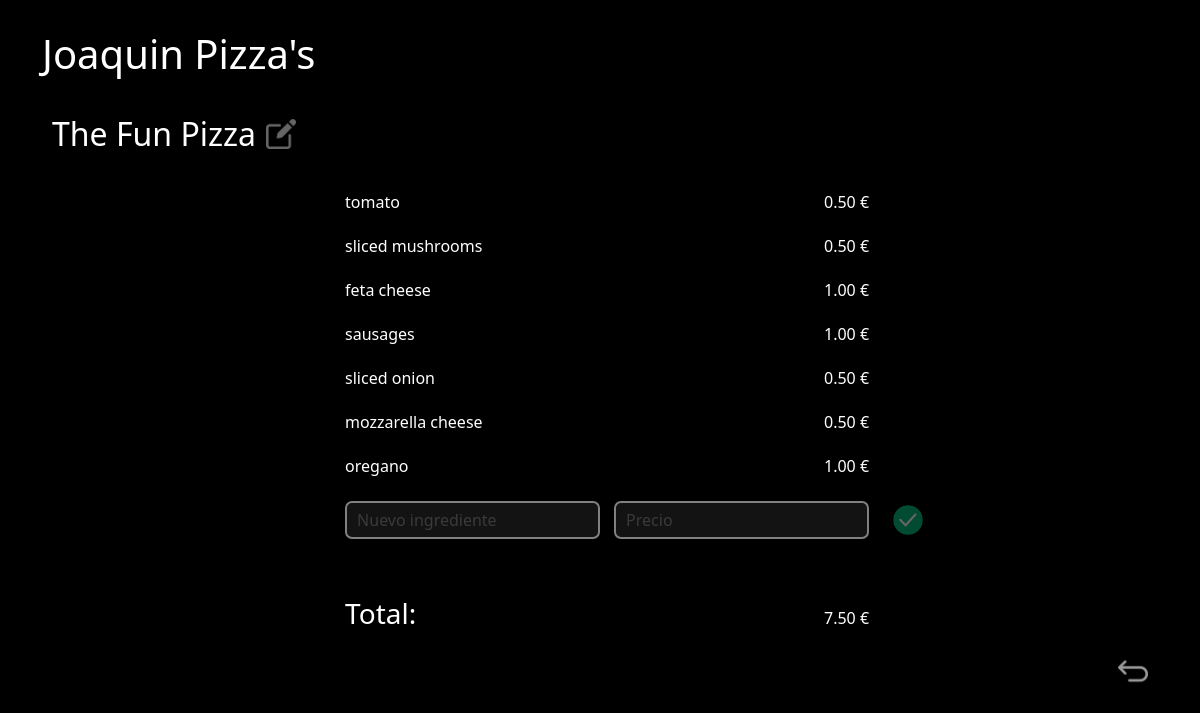
Screenshot of /pizza_info.php?id=1 with the database file from the repository.
### tables this page shows
CREATE TABLE `pizza` (
  `id` int(11) NOT NULL,
  `name` varchar(255) NOT NULL
);

CREATE TABLE `pizza_ingredients` (
  `pizza_id` int(11) NOT NULL,
  `ingredient_id` int(11) NOT NULL,
  `position` int(11) NOT NULL
);

CREATE TABLE `ingredients` (
  `id` int(11) NOT NULL,
  `name` varchar(255) NOT NULL,
  `cost_price` float NOT NULL
);

### php/pizzas.php (called while the page is built, shortened)
<?php
	require_once("db.php");
	class pizzas {
		private $db;
		private $table_p = "pizza";
    private $table_p_i = "pizza_ingredients";
    public function __construct($db) {
      $this->db = $db;
    }
    public function pizza_name($id) {
      return $this->db->select($this->table_p, rows: 'name', where: 'id='.$id)->fetch_row()[0];
    }
    public function ingredients($id) {
      return $this->db->select($this->table_p_i, rows: 'ingredient_id', where: 'pizza_id='.$id, order: 'position');
    }
	}
?>

### php/db.php (called while the page is built, shortened)
<?php
	class database {
	  private $servername ='localhost';
	  private $username='root';
	  private $password='';
	  private $dbname='pizza_db';
	  private $mysqli;
	  public function __construct() {
	  	$this->mysqli = new mysqli($this->servername,$this->username,$this->password,$this->dbname);
	  }
	  public function select($table, $rows="*", $where = null, $order=null) {
	    if ($where != null) {
			if($order == null) {
				$sql = "SELECT $rows FROM `$table` WHERE $where";
			} else {
				$sql = "SELECT $rows FROM `$table` WHERE $where ORDER BY $order";
			}
	    } else {
	        $sql = "SELECT $rows FROM `$table`;";
	    }
	    return $this->mysqli->query($sql);
	  }
	}
?>

### php/ingredients.php (called while the page is built, shortened)
<?php
	require_once("db.php");
	class ingredients {
		private $db;
		private $table_i = "ingredients";
		public function __construct($db) {
			$this->db = $db;
		}
    public function get($id) {
      return $this->db->select($this->table_i, where: 'id='.$id)->fetch_object();
    }
	}
?>

### pizza_info.php (the view, shortened to what this page needs)
<?php
  require("php/pizzas.php");
  require("php/ingredients.php");
  $db = new database();
  $pizzas = new pizzas($db);
  $ingredients_db = new ingredients($db);
  $pizza_id = $_GET['id'];
  if($pizza_id != null) {
    $pizza_name = $pizzas->pizza_name($pizza_id);
    $pizza_html = $pizza_name;
	  $pizza_img = 'edit';
    $ingredients = $pizzas->ingredients($pizza_id);
  } else {
	  $pizza_id = 0;
    $pizza_html = "<input class='pizza_input w' type='text' value=''/>";
	  $pizza_img = 'done';
	  $ingredients = [];
  }
?>
<!DOCTYPE html>
<html lang="en">
  <head>
    <link href="https://cdn.jsdelivr.net/npm/bootstrap@5.2.3/dist/css/bootstrap.min.css" rel="stylesheet">
    <link rel="stylesheet" type="text/css" href="css/style.css">
  </head>
  <body>
    <div class="container main-c">
      <div class="container-title"><h1 class="w"> Joaquin Pizza's </h1></div>
      <div class="container-p" style="flex-direction: column;">
        <div class="container-p-title">
					<h2 id="pizza_name" class="name w"><?= $pizza_html ?></h2>
					<button id="edit_pizza_name" class="small-btn" onclick="editPizzaName(pizza_id);">
						<img src="images/<?= $pizza_img ?>.png" alt="buttonpng" width="30" height="30"/>
					</button>
        </div>
        <div class="container-p-info w">
					<table id="table-info" <?= $pizza_id == 0 ? 'style="display: none;"': "" ?>>
						<?php
							$total = 0;
							foreach ($ingredients as $ingredient_row):
								$ingredient = $ingredients_db->get($ingredient_row['ingredient_id']);
								$total = $total + $ingredient->cost_price;
						?>
							<tr id="row-<?= $ingredient->id ?>" class="pizza_info">
								<td>
								</td>
								<td><?= $ingredient->name ?></td>
								<td class="right"><?= number_format($ingredient->cost_price, 2) ?> €</td>
								<td class="center">
								</td>
							</tr>
						<?php
							endforeach;
							$total = $total * 1.5;
						?>
							<tr id="new-row">
								<td></td>
								<td><input id="new_ing_name" class="w" type="text" placeholder="Nuevo ingrediente"/></td>
								<td><input id="new_ing_price" class="w" type="text" placeholder="Precio"/></td>
								<td>
									<button class="small-btn" onclick="addIngredient(pizza_id);">
										<img src="images/done.png" alt="buttonpng" width="30" height="30"/>
									</button>
								</td>
							</tr>
							<tr id="empty"><td>&nbsp;</td><td>&nbsp;</td><td>&nbsp;</td><td>&nbsp;</td></tr>
							<tr>
								<td></td>
								<td><h3 class="total">Total:</h3></td>
								<td class="right"><span id="total"><?= number_format($total, 2) ?> €</span></td>
								<td></td>
							</tr>
					</table>
        </div>
        <div class="container-p-back">
					<button id="return-btn" class="small-btn" onclick="parent.location='index.php'">
						<img src="images/return.png" alt="buttonpng" width="30" height="30"/>
					</button>
        </div>
      </div>
    </div>
  </body>
</html>

### css/style.css (style rules this page uses)
body { background-color: black; }
.container-title { margin: 30px 0px; }
.w { color: white; }
.center { text-align: center; vertical-align: middle; }
.right { text-align: right; vertical-align: middle; }
.container-p { display: flex; justify-content: space-between; min-height: 280px; }
.name { cursor: pointer; }
#pizza_name { margin: 10px 0px 10px 10px; line-height: 1 !important; }
.container-p-title { display: flex; align-items: center; margin-bottom: 20px; }
.container-p-info { display: flex; justify-content: center; }
.container-p-back { display: flex; justify-content: flex-end; }
tr { border-top-left-radius: 10px; border-bottom-left-radius: 10px; border-top-right-radius: 10px; border-bottom-right-radius: 10px; background-color: rgba(255, 255, 255, 0); transition: 0.3s; }
tr>td:first-child { border-top-left-radius: 10px; border-bottom-left-radius: 10px; }
tr>td:last-child { border-top-right-radius: 10px; border-bottom-right-radius: 10px; }
tr>td { padding: 7px; }
tr>td:first-child { padding-left: 15px; }
tr>td:last-child { padding-right: 15px; }
tr#new-row { background-color: transparent !important; }
tr#new-row>td>input[type=text], .pizza_input { border: 2px solid white;; border-radius: 7px; padding: 5px 10px; background-color: rgba(255, 255, 255, 0.15); opacity: 0.5; }
#return-btn { opacity: 0.6 !important; }
.small-btn { margin: 10px; background-color: transparent; width: 30px; height: 30px; border: none; padding: 0px; vertical-align: middle; transition: 0.8s; opacity: 0.4; }

### rows the page displays
pizza: name "The Fun Pizza"
pizza_ingredients: ingredient.name "tomato", ingredient.cost_price "0.50"
pizza_ingredients: ingredient.name "sliced mushrooms", ingredient.cost_price "0.50"
pizza_ingredients: ingredient.name "feta cheese", ingredient.cost_price "1.00"
pizza_ingredients: ingredient.name "sausages", ingredient.cost_price "1.00"
pizza_ingredients: ingredient.name "sliced onion", ingredient.cost_price "0.50"
pizza_ingredients: ingredient.name "mozzarella cheese", ingredient.cost_price "0.50"
pizza_ingredients: ingredient.name "oregano", ingredient.cost_price "1.00"

### other values shown
$total "7.50"
